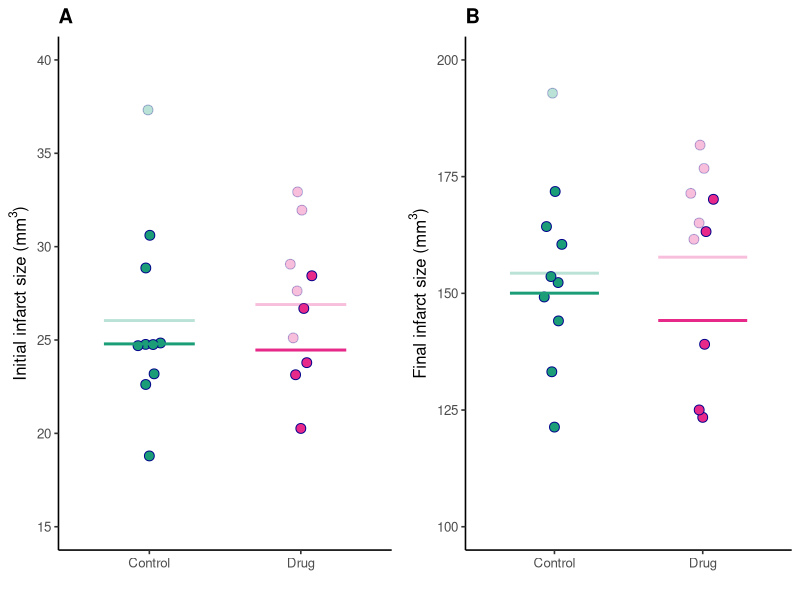

Write R code to recreate this figure.
library(tidyverse)
library(gridExtra)
library(ggbeeswarm)


# settings for styling visualization
cols <- RColorBrewer::brewer.pal(6, "Dark2")
theme_set(theme_classic(base_size = 12))
letter <- theme(plot.title = element_text(face="bold"))


#######################################
# function to simulate collider bias   
#######################################

sim.dat <- function(N, b_0, b_1, b_2, g_0, g_1, g_2,
                    sd_w, sd_y, cutoff_W){
  X <- rep(0:1, each=N)
  
  # causal model
  L <- rnorm(n = 2*N, mean = 25, sd = 5)
  W <- g_0 + g_1 * X + g_2*L + rnorm(N, 0, sd_w)
  Y <- b_0  + b_1 * X + b_2 * L+ rnorm(N, 0, sd_y)
  S <- W >= quantile(W, probs = cutoff_W)
  
  return(data.frame(X, L, Y, W, S))    
}


############################################
# creating a illustrative example dataset  
# for Fig 2 and Fig 3                       
############################################

set.seed(290) # reproduces a specific random sample  

#########################################################
# d is the complete data set (corresponding to Model 1)
# d_s is the censored data set (corresponding to Model 2)
# attrition is moderate (30%), negative side-effects on 
# animal welfare are moderate 
# total sample size chosen is n = 20 


d <- sim.dat(N=10, b_0=50, b_1= 0 , b_2 = 4,
             g_0= 3, g_1= -3, g_2 = -1, 
             sd_w= 2, sd_y= 10, cutoff_W = 0.3)


d_s<-d %>% filter(S == 1)

#########################################################


#########################################################
#mutating data to prepare for visualization 
d <- d %>%
  mutate(cols=factor(d$X, labels = c(cols[1],cols[4])),
         pch=recode(X, `0`=1, `1`=17),
         S1 =factor(d$S, labels = c(0,1)),
         bg = recode(S1, `0`= 0.3, `1`=1 ),
         X1=factor(recode(X, `0`="Control", `1`="Drug")))

d_s<-d_s%>%
  mutate(cols=factor(d_s$X, labels = c(cols[1],cols[4])),
         pch=recode(X, `0`=1, `1`=17),
         X1=factor(recode(X, `0`="Control", `1`="Drug")))

d_summary<-d%>%group_by(X)%>%
  summarize(mean_L = mean(L),
            mean_Y = mean(Y),
            sd_L = sd(L), 
            sd_Y = sd(Y))%>%
  mutate(cols = c(cols[1],cols[4]), 
         xend = c(1.3, 2.3), 
         x = c(0.7, 1.7))

d_s_summary<-d_s%>%group_by(X)%>%
  summarize(mean_L = mean(L),
            mean_Y = mean(Y),
            sd_L = sd(L), 
            sd_Y = sd(Y))%>%
  mutate(cols = c(cols[1],cols[4]), 
         xend = c(1.3, 2.3), 
         x = c(0.7, 1.7))

#######################################################



######################################################
# visualization for Figure 2 


fig2<-grid.arrange(
  ggplot()+
    geom_quasirandom(data = d, aes(y = L, x = X1), shape=21, 
                     color="darkblue", fill = d$cols, alpha = d$bg, 
                     size = 3, width=0.1)+
    geom_segment(data = d_summary, 
                 aes(x = x, y = mean_L, yend = mean_L, xend = xend),
                 color = d_summary$cols, size = 1, alpha = 0.3)+
    geom_segment(data = d_s_summary, 
                 aes(x = x, y = mean_L, yend = mean_L, xend = xend),
                 color = d_summary$cols, size = 1, alpha = 1)+
    ylab(expression("Initial infarct size (mm" ^3*")")) + 
    xlab("") + 
    ylim(15, 40) + 
    ggtitle("A")+
    letter, 
  
  
  ggplot() +
    geom_quasirandom(data = d, aes(y=Y, x=X1, group = X1), 
                     shape=21, color="darkblue", fill = d$cols, 
                     alpha = d$bg, size = 3, width = 0.1) +
    geom_segment(data = d_summary, 
                 aes(x = x, y = mean_Y, yend = mean_Y, xend = xend),
                 color = d_summary$cols, size = 1, alpha = 0.3)+
    geom_segment(data = d_s_summary, 
                 aes(x = x, y = mean_Y, yend = mean_Y, xend = xend),
                 color = d_summary$cols, size = 1, alpha = 1)+
    ylab(expression("Final infarct size (mm"^3*")")) + 
    xlab("") + 
    ylim(100, 200) + 
    ggtitle("B")+
    letter,
  
  nrow=1, ncol=2)

fig2 

###########################################################





